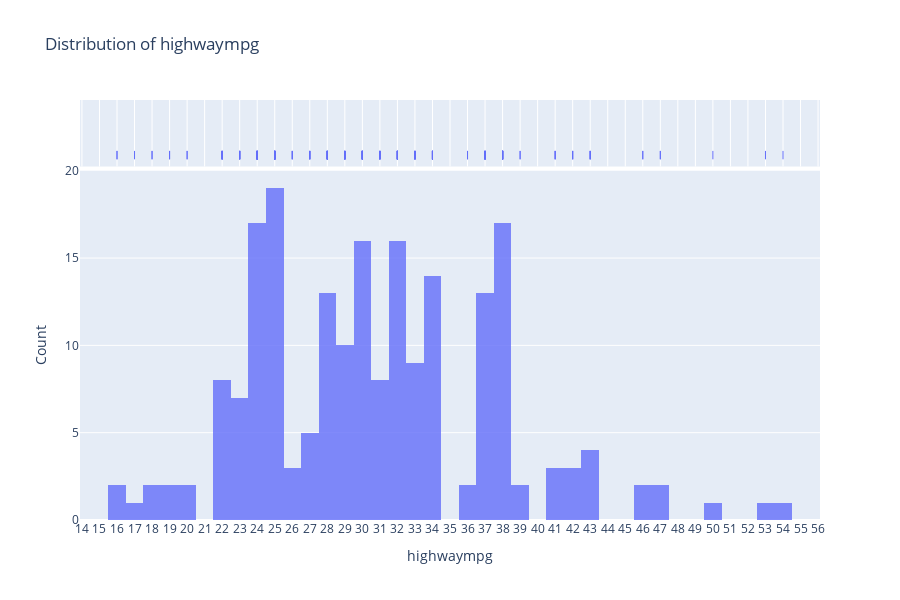
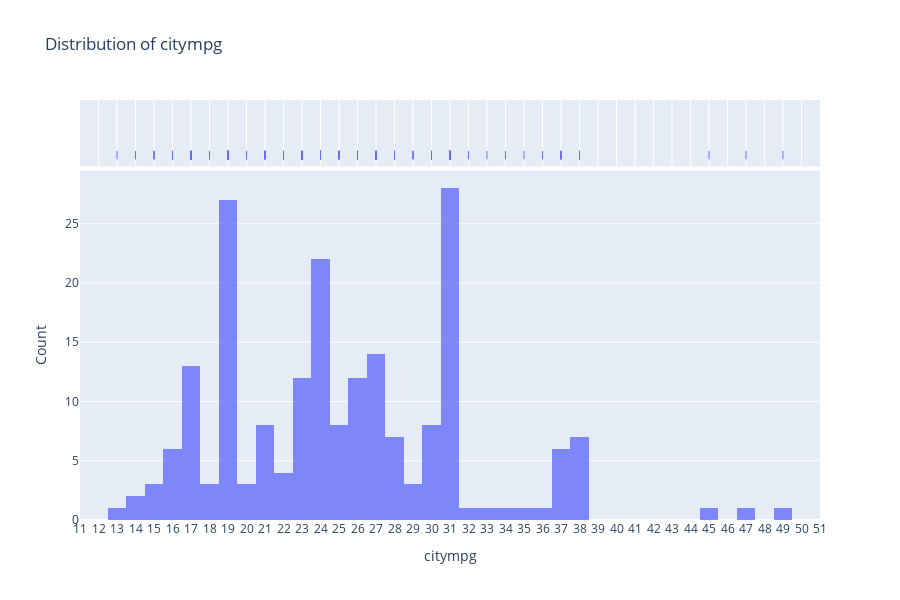

Notebook source saved alongside these figures, in order:
### Markdown cell above
###  3.5.2 Analyse von citympg und highwaympg:

### Code cell
# # Analyse von citympg und highwaympg:

print("-- statistische Werte von highwaympg --")

print("min.:", df['highwaympg'].min())
print("max.:",df['highwaympg'].max())
print("mean:",df['highwaympg'].mean())
print("median:",df['highwaympg'].median())
print("std:",df['highwaympg'].std())
print("6*std:",3*df['highwaympg'].std())


fig = px.histogram(df, x='highwaympg', nbins=40, marginal="rug", title='Distribution of highwaympg', opacity=0.8)

fig.update_layout(
    xaxis_title='highwaympg',
    yaxis_title='Count',
    height=600  # Höhe des Plots
)

fig.update_xaxes(
    tickmode='linear',
    tick0=0,
    dtick=1  # Tick-Beschriftungen alle 2 Einheiten
)
fig.show()

print("-- statistische Werte von citympg --")

print("min.:", df['citympg'].min())
print("max.:",df['citympg'].max())
print("mean:",df['citympg'].mean())
print("median:",df['citympg'].median())
print("std:",df['citympg'].std())
print("6*std:",3*df['citympg'].std())

fig = px.histogram(df, x='citympg', nbins=40, marginal="rug", title='Distribution of citympg', opacity=0.8)

fig.update_layout(
    xaxis_title='citympg',
    yaxis_title='Count',
    height=600  # Höhe des Plots
)

fig.update_xaxes(
    tickmode='linear',
    tick0=0,
    dtick=1  # Tick-Beschriftungen alle 2 Einheiten
)
fig.show()

### Figure 1 — Plotly figure (JSON) as saved in the notebook; plotly's stock layout.template omitted (floating-point values rounded to 4 significant figures; data arrays with more than 128 entries replaced by an {"elided": "..."} marker saying what was removed)
{"data": [{"bingroup": "x", "hovertemplate": "highwaympg=%{x}<br>count=%{y}<extra></extra>", "legendgroup": "", "marker": {"color": "#636efa", "opacity": 0.8, "pattern": {"shape": ""}}, "name": "", "nbinsx": 40, "orientation": "v", "showlegend": false, "type": "histogram", "x": {"elided": "205 int values"}, "xaxis": "x", "yaxis": "y"}, {"boxpoints": "all", "fillcolor": "rgba(255,255,255,0)", "hoveron": "points", "hovertemplate": "highwaympg=%{x}<extra></extra>", "jitter": 0, "legendgroup": "", "line": {"color": "rgba(255,255,255,0)"}, "marker": {"color": "#636efa", "symbol": "line-ns-open"}, "name": "", "showlegend": false, "type": "box", "x": {"elided": "205 int values"}, "xaxis": "x2", "yaxis": "y2"}], "layout": {"barmode": "relative", "height": 600, "legend": {"tracegroupgap": 0}, "title": {"text": "Distribution of highwaympg"}, "xaxis": {"anchor": "y", "domain": [0, 1], "dtick": 1, "tick0": 0, "tickmode": "linear", "title": {"text": "highwaympg"}}, "xaxis2": {"anchor": "y2", "domain": [0, 1], "dtick": 1, "matches": "x", "showgrid": true, "showticklabels": false, "tick0": 0, "tickmode": "linear"}, "yaxis": {"anchor": "x", "domain": [0, 0.8316], "title": {"text": "Count"}}, "yaxis2": {"anchor": "x2", "domain": [0.8416, 1], "matches": "y2", "showgrid": false, "showline": false, "showticklabels": false, "ticks": ""}}}

### Figure 2 — Plotly figure (JSON) as saved in the notebook; plotly's stock layout.template omitted (floating-point values rounded to 4 significant figures; data arrays with more than 128 entries replaced by an {"elided": "..."} marker saying what was removed)
{"data": [{"bingroup": "x", "hovertemplate": "citympg=%{x}<br>count=%{y}<extra></extra>", "legendgroup": "", "marker": {"color": "#636efa", "opacity": 0.8, "pattern": {"shape": ""}}, "name": "", "nbinsx": 40, "orientation": "v", "showlegend": false, "type": "histogram", "x": {"elided": "205 int values"}, "xaxis": "x", "yaxis": "y"}, {"boxpoints": "all", "fillcolor": "rgba(255,255,255,0)", "hoveron": "points", "hovertemplate": "citympg=%{x}<extra></extra>", "jitter": 0, "legendgroup": "", "line": {"color": "rgba(255,255,255,0)"}, "marker": {"color": "#636efa", "symbol": "line-ns-open"}, "name": "", "showlegend": false, "type": "box", "x": {"elided": "205 int values"}, "xaxis": "x2", "yaxis": "y2"}], "layout": {"barmode": "relative", "height": 600, "legend": {"tracegroupgap": 0}, "title": {"text": "Distribution of citympg"}, "xaxis": {"anchor": "y", "domain": [0, 1], "dtick": 1, "tick0": 0, "tickmode": "linear", "title": {"text": "citympg"}}, "xaxis2": {"anchor": "y2", "domain": [0, 1], "dtick": 1, "matches": "x", "showgrid": true, "showticklabels": false, "tick0": 0, "tickmode": "linear"}, "yaxis": {"anchor": "x", "domain": [0, 0.8316], "title": {"text": "Count"}}, "yaxis2": {"anchor": "x2", "domain": [0.8416, 1], "matches": "y2", "showgrid": false, "showline": false, "showticklabels": false, "ticks": ""}}}
